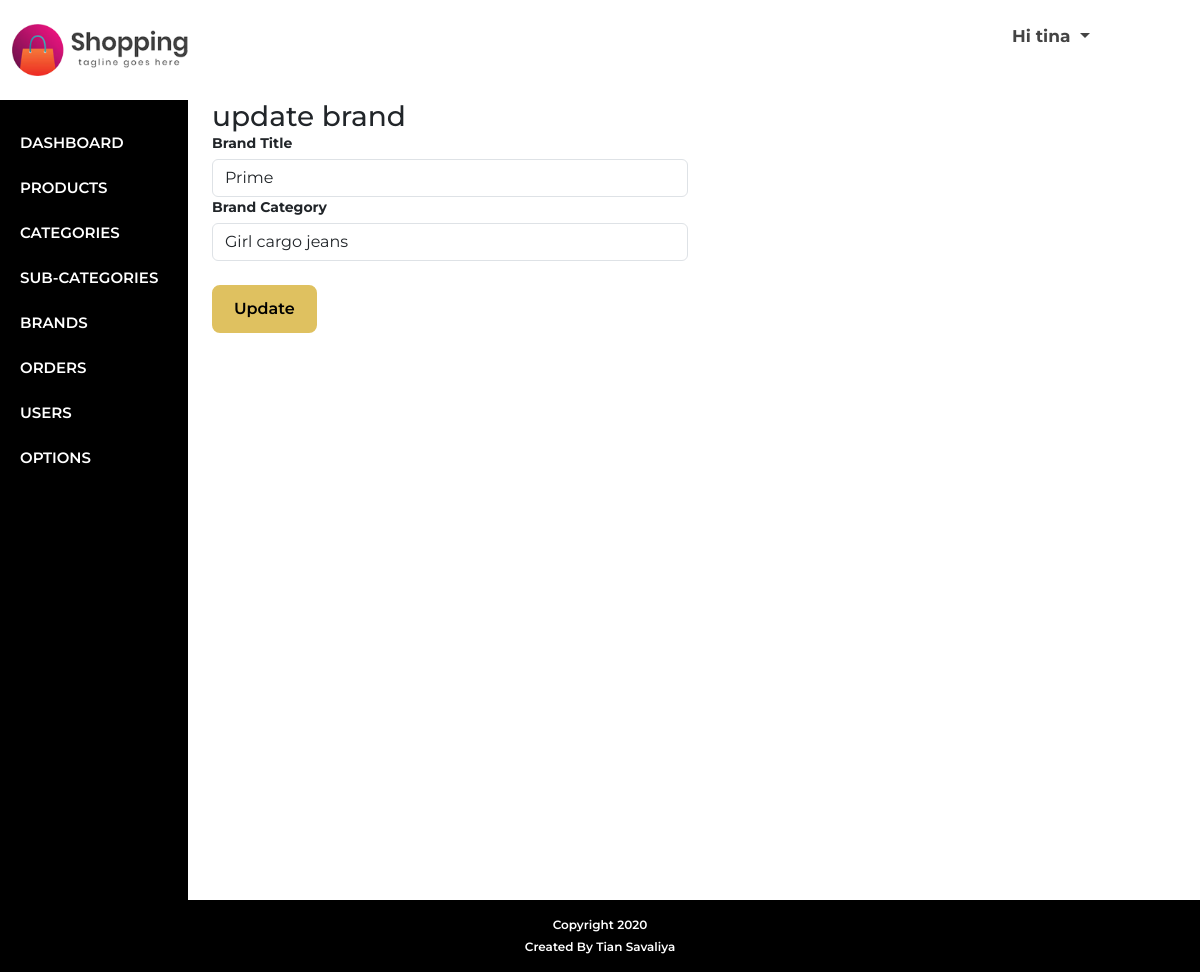
/admin/edit_brand.php?id=14 (signed in), run on the app's committed database.
### tables this page shows
CREATE TABLE IF NOT EXISTS `options` (
  `s_no` int NOT NULL AUTO_INCREMENT,
  `site_name` varchar(100) NOT NULL,
  `site_title` varchar(100) DEFAULT NULL,
  `site_logo` varchar(100) NOT NULL,
  `site_desc` varchar(255) DEFAULT NULL,
  `footer_text` varchar(100) NOT NULL,
  `currency_format` varchar(20) NOT NULL,
  `contact_phone` varchar(15) DEFAULT NULL,
  `contact_email` varchar(100) DEFAULT NULL,
  `contact_address` varchar(255) DEFAULT NULL,
  PRIMARY KEY (`s_no`)
);

CREATE TABLE IF NOT EXISTS `brands` (
  `brand_id` int NOT NULL AUTO_INCREMENT,
  `brand_title` text NOT NULL,
  `brand_cat` int NOT NULL,
  PRIMARY KEY (`brand_id`)
);

### admin/edit_brand.php (the view, shortened to what this page needs)
<?php
include 'header.php'; ?>
<div class="admin-content-container">
    <h3 class="admin-heading">update brand</h3>
    <?php
    $brand_id = $_GET['id'];
    $brands = "SELECT * FROM brands where brand_id = '$brand_id'";
    $row = mysqli_query($conn, $brands);
    $result = mysqli_fetch_all($row, MYSQLI_ASSOC);
    if (count($result) > 0) {
        foreach ($result as $row) { ?>
            <div class="row">
                <form id="updateBrand" class="add-post-form col-md-6" method="POST">
                    <div class="form-group">
                        <label>Brand Title</label>
                        <input type="text" name="brand_title" class="form-control brand_name" value="<?php echo $row['brand_title']; ?>" placeholder="Brand Name" required />
                    </div>
                    <div class="form-group">
                        <label>Brand Category</label>
                        <?php
                        $categories = "SELECT * FROM categories";
                        $result = mysqli_query($conn, $categories) or die("Query Failed");
                        $result2 = mysqli_fetch_all($result, MYSQLI_ASSOC); ?>
                        <?php if (count($result2) > 0) { ?>
                            <select class="form-control brand_category" name="brand_cat">
                                <?php foreach ($result2 as $row2) {
                                    if ($row2['id'] == $row['brand_cat']) { ?>
                                        <option selected value="<?php echo $row2['id'];?>"><?php echo $row2['category_title']; ?></option>
                                    <?php } else { ?>
                                        <option value="<?php echo $row2['id']; ?>"><?php echo $row2['category_title']; ?></option>
                                <?php }
                                } ?>
                            </select>
                        <?php } ?>
                    </div>
                    <input type="submit" name="submit" class="btn-golden fs-16 fw-600 mt-lg-4 mt-2" value="Update" />
                </form>
            </div>
        <?php
        }
    } else { ?>
        <div class="not-found">!!! Result Not Found !!!</div>
    <?php } ?>
</div>
<?php
include "footer.php";
?>

### admin/header.php (shortened to what this page needs)
<?php
include 'php_files/config.php';
$option = "SELECT site_name,site_logo,currency_format FROM options";
$result = mysqli_query($conn, $option);
$row = mysqli_fetch_assoc($result);
?>
<!DOCTYPE html>
<html lang="en">
<head>
    <link rel="stylesheet" href="https://cdnjs.cloudflare.com/ajax/libs/bootstrap/5.3.3/css/bootstrap.min.css" />
    <link rel="stylesheet" href="../css/stylesheet.css?v=<?php echo time(); ?>">
</head>
<body>
    <div id="admin-header">
        <div class="container-fluid">
            <div class="row py-lg-4 py-2 justify-content-between">
                <div class="col-md-2">
                    <?php
                    if (!empty($row['site_logo'])) { ?>
                        <a href="dashboard.php" class="logo-img"><img src="../images/<?php echo $row['site_logo']; ?>" alt="site-logo"></a>
                    <?php } else { ?>
                        <a href="dashboard.php" class="logo"><?php echo $row['site_name']; ?></a>
                    <?php } ?>
                </div>
                <div class="col-md-2">
                    <div>
                        <a class="dropdown-toggle text-gray fs-17 fw-700" href="#" type="button" data-bs-toggle="dropdown" aria-expanded="false">
                            <?php
                            echo 'Hi ' . $_SESSION['admin_name'];
                            ?>
                        </a>
                    </div>
                </div>
            </div>
        </div>
    </div>
    <div id="admin-wrapper">
        <div class="container-fluid">
            <div class="row">
                <div class="col-lg-2 col-12 ps-0" id="admin-menu">
                    <ul class="menu-list">
                        <li <?php if (basename($_SERVER['PHP_SELF']) == "dashboard.php") echo 'class="active"'; ?>><a href="dashboard.php">Dashboard</a></li>
                        <li <?php if (basename($_SERVER['PHP_SELF']) == "products.php") echo 'class="active"'; ?>><a href="products.php">Products</a></li>
                        <li <?php if (basename($_SERVER['PHP_SELF']) == "category.php") echo 'class="active"'; ?>><a href="category.php">Categories</a></li>
                        <li <?php if (basename($_SERVER['PHP_SELF']) == "sub_category.php") echo 'class="active"'; ?>><a href="sub_category.php">Sub-Categories</a></li>
                        <li <?php if (basename($_SERVER['PHP_SELF']) == "brands.php") echo 'class="active"'; ?>><a href="brands.php">Brands</a></li>
                        <li <?php if (basename($_SERVER['PHP_SELF']) == "orders.php") echo 'class="active"'; ?>><a href="orders.php">Orders</a></li>
                        <li <?php if (basename($_SERVER['PHP_SELF']) == "users.php") echo 'class="active"'; ?>><a href="users.php">Users</a></li>
                        <li <?php if (basename($_SERVER['PHP_SELF']) == "options.php") echo 'class="active"'; ?>><a href="options.php">Options</a></li>
                    </ul>
                </div>
                <div class="col-lg-10 col-12 clearfix" id="admin-content">

### css/stylesheet.css (style rules this page uses)
* { outline: none !important; -webkit-box-sizing: border-box; box-sizing: border-box; }
ul, ol { padding: 0px; margin: 0px; }
ul li, ol li { list-style-type: none; margin: 0; padding: 0; }
p, h1, h2, h3, h4, h5, h6 { padding: 0; margin: 0; }
a, a:hover, a:focus, a:active { outline: none !important; text-decoration: none; }
body { font-family: "Montserrat", sans-serif; font-size: 14px; }
img { max-width: 100%; display: block; }
.text-gray { color: #444; }
.btn-golden { background-color: #dfc160; padding: 10px 20px; border-radius: 8px; border: 2px solid #dfc160; color: #000; -webkit-transition: all 0.5s; -o-transition: all 0.5s; transition: all 0.5s; }
.fs-17 { font-size: 17px; }
.fs-16 { font-size: 16px; line-height: 24px; }
.fw-700 { font-weight: 700; }
.fw-600 { font-weight: 600; }
#admin-wrapper .menu-list li { list-style-type: none; }
#admin-wrapper .menu-list li a { text-decoration: none; color: #fff; font-size: 17px; line-height: 25px; font-weight: 700; }
#admin-wrapper .menu-list { background: #000; padding: 20px 10px; height: 100vh; }
#admin-menu .menu-list li a { color: #fff; font-size: 15px; font-weight: 600; text-transform: uppercase; padding: 10px 10px; border-radius: 10px; display: block; transition: all 0.3s; }
.add-post-form label { width: 100%; margin-bottom: 5px; font-weight: 700; }

### data on the page
options: site_logo (picture)
brands: brand_title "Prime"

### other printed values
$_SESSION['admin_name'] "tina"
form field brand_cat "Girl cargo jeans"
